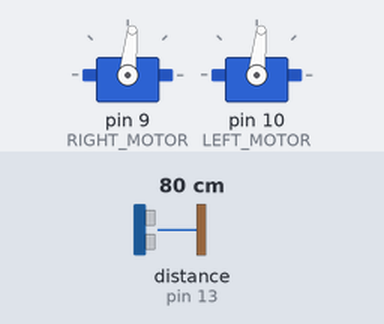
This sketch was run on a simulated Arduino Uno, built with avr-gcc and run on an emulated ATmega328P. On the bench: 2 × servo. The test bench sets the inputs (shaded band); at power-on: distance to the obstacle (sensor on pin 13) 80 cm. The echo pulse lasts 58.3 µs per cm; what the sketch prints to the serial monitor is not drawn.

Above: at 32.25 s.
Timing chart, 0 to 35.2 s (numbered marks = the images above):
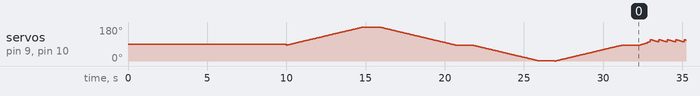

The sketch:

02_HC_SR04.ino
```cpp
#include <Servo.h>
#include <Ultrasonic.h>

#define TRIGGER_PIN  12
#define ECHO_PIN     13
#define RIGHT_MOTOR   9
#define LEFT_MOTOR   10
#define NEUTRAL     480
#define MAXREV        0
#define MAXTHR     1024

Ultrasonic ultrasonic(TRIGGER_PIN, ECHO_PIN);
Servo mDir, mEsq;

int vinD = NEUTRAL, vinE = NEUTRAL;
int voutD, voutE;
int up = 16;
char lastState;
int slow = NEUTRAL + 96;

void clockwise() {
  if (vinD > MAXREV && vinE < MAXTHR) {
    vinD -= up;
    vinE += up;
  }
  Serial.print("Clockwise!        ");
}

void counterClockwise() {
  if (vinD < MAXTHR && vinE > MAXREV) {
    vinD += up;
    vinE -= up;
  }
  Serial.print("Counter clockwise!        ");
}

void reverse() {
  vinD = 832;
  vinE = 320;
  Serial.print("Reverse!      ");
}

void findPath() {
  Serial.println("Looking for new path!       ");
  reverse();
  setMotors();
  while(radarFront() < 20.00) {
    Serial.println("Still reversing!      ");
    delay(100);
    continue;
  }
  breakStop();
  setMotors();
  clockwise();
  setMotors();
  while(radarFront() < 100.00) {
    Serial.println("Turning Clockwise!      ");
    delay(100);
    continue;
  }
  Serial.println("Found new path!      ");
  forward();
  setMotors();
  return;
}

void reverseA() {
  if (vinD == NEUTRAL && vinE == NEUTRAL) {
    delay(1500);
    Serial.println("Delaying!");
  }
  if (vinD > MAXREV && vinE > MAXREV) {
    vinD -= up;
    vinE -= up;
  }
  Serial.print("Run, Forrest!       ");
}

void forward() {
  vinD = 672;
  vinE = 672;
  Serial.print("Forward!        ");
}

void forwardA() {
  if (vinD < MAXTHR && vinE < MAXTHR) {
    vinD += up;
    vinE += up;
  }
  Serial.print("To Infiniity, and Beyond!       ");
}

void slowDown() {
  if (vinD > slow && vinE > slow) {
    vinD -= up;
    vinE -= up;
  } else if (vinD < slow && vinE < slow) {
    vinD += up;
    vinE += up;
  } else {
    vinD = 640;
    vinE = 640;
  }
  Serial.print("Slowing Down!       ");
  return;
}

void breakStop() {
  vinD = NEUTRAL;
  vinE = NEUTRAL;

  Serial.print("Stop!       ");
}

float radarFront() {
  float cmMsec;
  long microsec = ultrasonic.timing();

  cmMsec = ultrasonic.convert(microsec, Ultrasonic::CM);

  return cmMsec;
}

void debug(float cmMsec) {
  Serial.print(lastState);
  Serial.print(" ");
  Serial.print("MD: ");
  Serial.print(vinD);
  Serial.print(", ME: ");
  Serial.print(vinE);
  Serial.print(", CM: ");
  Serial.println(cmMsec);
}

void setMotors() {
  voutD = map(vinD, 0, 1023, 0, 180);
  voutE = map(vinE, 0, 1023, 0, 180);

  mDir.write(voutD);
  mEsq.write(voutE);
}

// Calibrate ESCs
void armESC() {
  int v, d = 50;
  int n = map(NEUTRAL, 0, 1023, 0, 180);

  Serial.println("Initializing ESCs");

  mDir.write(90);
  mEsq.write(90);

  delay(10000);

  //Neutral up to max throtle
  for (v = n; v < 180; v++) {
    mDir.write(v);
    mEsq.write(v);
    delay(d);
    Serial.print("R Front: ");
    Serial.println(v);
  }

  delay(1000);

  //Max Throtle down to neutral
  for (v = 180; v >= n; v--) {
    mDir.write(v);
    mEsq.write(v);
    delay(d);
    Serial.print("L Back: ");
    Serial.println(v);
  }

  delay(1000);

  //Max Throtle down to max reverse
  for (v = n; v > 0; v--) {
    mDir.write(v);
    mEsq.write(v);
    delay(d);
    Serial.print("L Back: ");
    Serial.println(v);
  }

  delay(1000);

  //Max reverse up to neutral
  for (v = 0; v <= n; v++) {
    mDir.write(v);
    mEsq.write(v);
    delay(d);
    Serial.print("R Front: ");
    Serial.println(v);
  }

  delay(1000);

  return;

}

void setup() {
  mDir.attach(RIGHT_MOTOR);
  mEsq.attach(LEFT_MOTOR);
  Serial.begin(9600);
  armESC();
  lastState = 'b';
}

void loop() {
  float cmMsec = radarFront();

  //Dodging obstacle
  if (lastState == 'r' || lastState == 'c') {
    // Reversing while obstacle in less than 30cm
    if (cmMsec <= 30.0) {
      reverseA();
      lastState = 'r';
    } else if (lastState != 'c') { //Start turning
      breakStop();
      lastState = 'c';
    } else if (cmMsec < 100.0) { //Still looking
      clockwise();
      lastState = 'c';
    } else { // Found new path
      breakStop();
      lastState = 'b';
    }
  } else if (cmMsec > 80.0) {
    if (lastState != 'f' && lastState != 's'){
      breakStop();
    } else {
      forwardA();
    }
    lastState = 'f';
  } else if (cmMsec > 30) {
    if (lastState != 'f' && lastState != 's'){
      breakStop();
    } else {
      slowDown();
    }
    lastState = 's';
  } else {
    breakStop();
    lastState = 'r';
  }

  debug(cmMsec);

  setMotors();

  delay(100);
}
```
